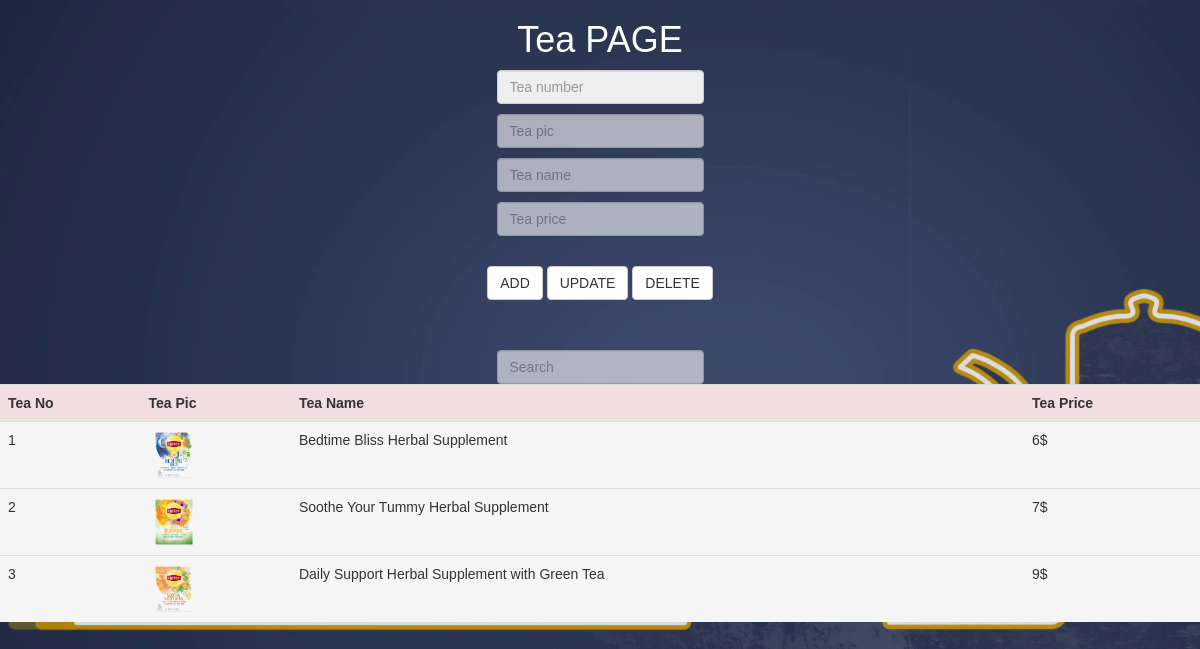
/phpt/4.php, run on the app's committed database.
### tables this page shows
CREATE TABLE `tea` (
  `teano` int(11) NOT NULL,
  `teapic` varchar(255) NOT NULL,
  `teaname` varchar(255) DEFAULT NULL,
  `teaprice` varchar(255) DEFAULT NULL
);

### phpt/4.php (the view, shortened to what this page needs)
<!DOCTYPE html>
<html lang="en">
<head>
  <link rel="stylesheet" href="https://maxcdn.bootstrapcdn.com/bootstrap/3.3.7/css/bootstrap.min.css">
</head>
<body>
    <?php
            $host = "localhost";
            $user = "root";
            $pass = "";
            $db = "TEA_CHEESE";
            $conn = mysqli_connect($host , $user ,$pass ,$db);
            $t = mysqli_query($conn , "select * from tea");
        ?>
        <form class="form-inline" method="POST" enctype="multipart/form-data">
            <center>
                <h1 style="color:white">Tea PAGE</h1>
      <p><input class="form-control" id="teano" type="text" placeholder="Tea number"  name="teano" readonly></p>
      <p><input class="form-control" id="teapic" type="text" placeholder="Tea pic" required name="teapic"></p>
      <p><input class="form-control" id="teaname" type="text" placeholder="Tea name" required name="teaname"></p>
      <p><input class="form-control" id="teaprice" type="txt" placeholder="Tea price" required name="teaprice" ></p>
                <br>
        <p><button class="btn btn-default" name="add" type="submit" onclick="validate()" >ADD</button>
        <button class="btn btn-default" name="update" type="submit" onclick="validate()" >UPDATE</button>
        <button class="btn btn-default" name="delete" type="submit" onclick="validate()" >DELETE</button>
                </p>
                <br> <br>
        <input class="form-control" id="search" type="txt" placeholder="Search" name="search">
            <table id="emp" class="table">
                <tr>
                    <th class="danger">Tea No</th>
                    <th class="danger">Tea Pic</th>
                    <th class="danger">Tea Name</th>
                    <th class="danger">Tea Price</th>
                </tr>
                <?php
                    while ( $row = mysqli_fetch_array($t) ){
                        echo "<tr class='active'>";
                        echo "<td>" . $row['teano'] . "</td>";
                        echo "<td><img src='".$row['teapic']."' style width='50' height='50' ></td>";
                        echo "<td>" . $row['teaname'] . "</td>";
                        echo "<td>" . $row['teaprice'] . "</td>";
                        echo "</tr>";
                    }
                ?>
            </table>
            </center>
        </form>
</body>

### phpt/4.php (style rules this page uses)
body, html { height: 100% }
body,h1,h2,h3,h4,h5,h6 { font-family: "Amatic SC", sans-serif }
body { background-repeat: no-repeat; background-size: cover; background-image: url("img/bg3.png"); min-height: 90%; }
input,select { opacity: 0.6; }

### data on the page
tea: teano "1", teapic (picture), teaname "Bedtime Bliss Herbal Supplement", teaprice "6$"
tea: teano "2", teapic (picture), teaname "Soothe Your Tummy Herbal Supplement", teaprice "7$"
tea: teano "3", teapic (picture), teaname "Daily Support Herbal Supplement with Green Tea", teaprice "9$"
